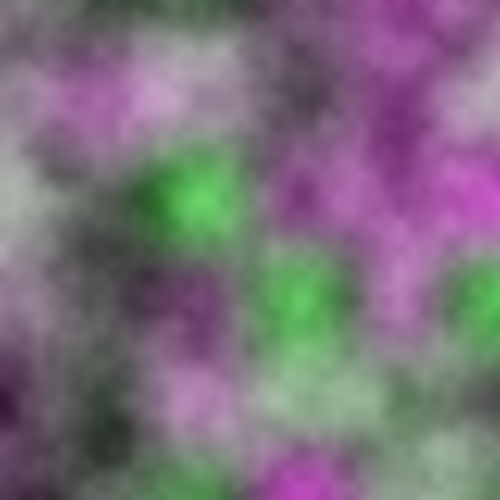
Frame 1 (no input)
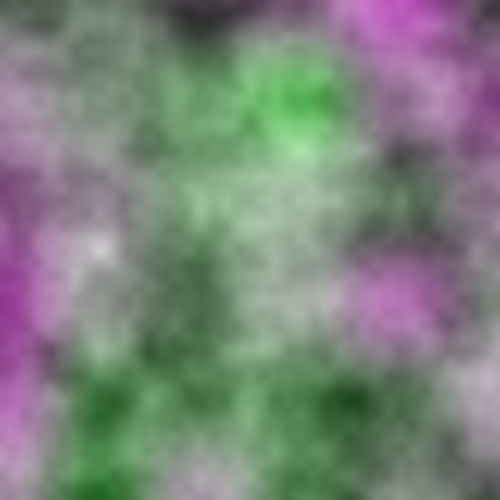
Frame 60 (the mouse pressed at the canvas centre just before this capture)
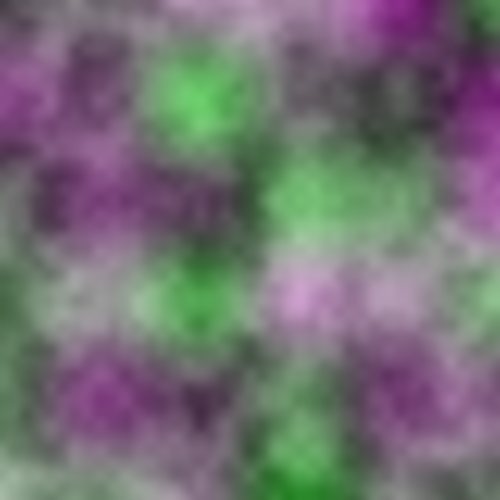
Frame 120 (the mouse held since frame 60 and released just before this capture)

The Processing sketch that drew these frames (run headless with seeded random() and noise(); from frame 60 on, the mouse is pressed at the canvas centre):

// Processing sketch: colorful_noise
// ── colorful_noise.pde
int t;

void setup()
{
  size(500, 500);
  frameRate(60);
  t = 1;
}

void draw()
{
    loadPixels();
    for (int x=0; x<width; x++)
    {
      for (int y=0; y<height; y++)
      {
        int index = x + y*width;
        float r = 0.01;
        float rt = 0.1;
        color c = color(255*noise(x*r, y*r + 10000, rt*t), 255*noise(x*r, y*r + 10000, rt*t+ 1000), 255*noise(x*r, y*r + 10000, rt*t+2000));
        pixels[index] = c;
      }
    }
    updatePixels();
    t++;
}
